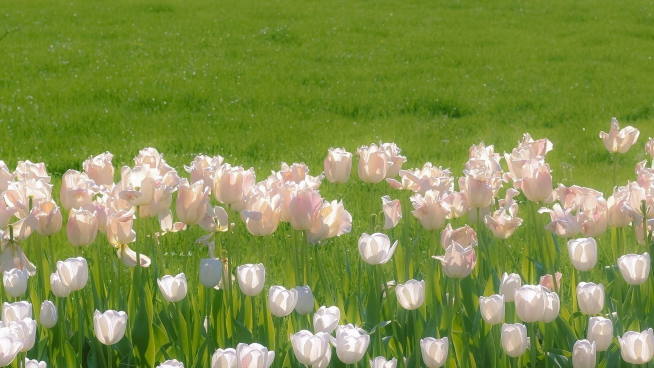
#> input picture HW/September/9월 2일/image.jpg, 1308 x 736 px (shown at 1/2 size)
$ jupyter execute prac_2.ipynb
#> lines starting #> are read from the running program, lines starting #| are printed output that depends on the picture; after the words box and inside, x2 and y2 are one past the last pixel; in counts of white or black regions, pixels touching at a corner belong together
## 인공지능과 머신러닝 수학적 기초

[cell 1]
import numpy as np
from sklearn.linear_model import LinearRegression
from sklearn.model_selection import train_test_split
from sklearn.metrics import mean_squared_error, r2_score

def house_price_prediction():
    np.random.seed(42)

    house_sizes = np.random.normal(100,30,1000)
    print(house_sizes)
    house_prices = house_sizes * 50 + np.random.normal(0,500,1000) + 2000
    print(house_prices)

    x = house_sizes.reshape(-1,1)

    y = house_prices

    x_train, x_test, y_train, y_test = train_test_split(
        x,y, test_size = 0.2, random_state = 42
    )

    model = LinearRegression()

    model.fit(x_train, y_train)

    y_pred = model.predict(x_test)

    mse = mean_squared_error(y_test, y_pred)

    r2 = r2_score(y_test, y_pred)

    print(f"평균 제곱 오차:{mse:.2f}")
    print(f"결정 계수: {r2:.2f}")
    print(f"모델 계수: {model.coef_[0]:.2f}")
    print(f"모델 절편: {model.intercept_:.2f}")

    new_house_sizes = [80,120,150]
    for size in new_house_sizes:
        predicted_price = model.predict([[size]])[0]

        print(f"{size}평 집의 예상 가격 : {predicted_price: .2f}만원")

    return model, x_test, y_test, y_pred

[cell 2]
model, x_test, y_test, y_pred = house_price_prediction()

## 컴퓨터비전 데이터 처리

### 이미지 데이터 처리

[cell 3]
# 이미지 데이터 기초

import numpy as np
import matplotlib.pyplot as plt

simple_img = np.array([
    [[255,0,0],[0,255,0],[0,0,255],
     [255,255,0],[255,0,255],[0,255,255],
     [0,0,0],[128,128,128],[255,255,255]
     ]
])

plt.figure(figsize = (8,4))
plt.imshow(simple_img)
plt.title("3x3 pixel image")
plt.axis('off')

plt.show()
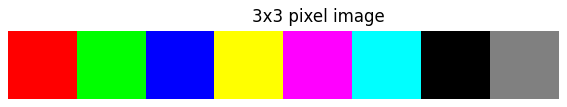
#> figure drawn by matplotlib, 1 panel

[cell 4]
import cv2

sample_img = cv2.imread('image.jpg')
#> sample_img is the input picture: shape (736, 1308, 3); mean B, G, R 74.7, 144.9, 129.9
plt.imshow(sample_img)
plt.show()

[cell 5]
# 채널 분리
blue_channel = sample_img[:,:,0] # blue색상 채널
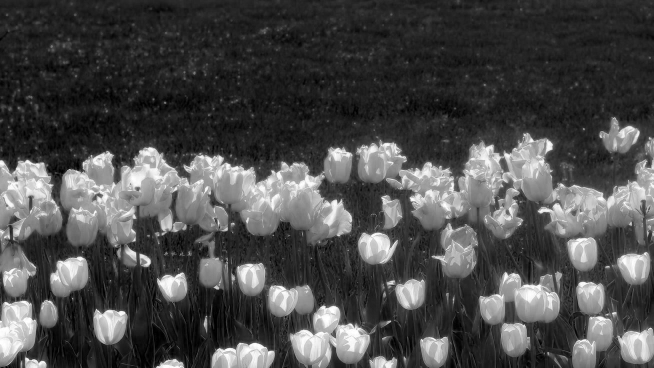
#> blue_channel: shape (736, 1308) (shown at 1/2 size); min 0, max 255, mean 74.7
# 첫번째 차원은 행, 두번째 차원은 열, 세번째 차원은 채널
green_channel = sample_img[:,:,1]
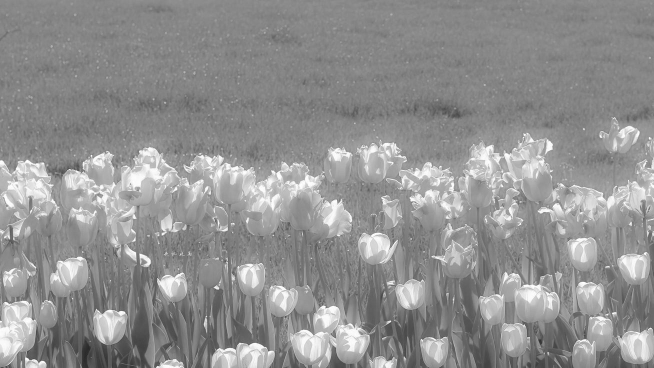
#> green_channel: shape (736, 1308) (shown at 1/2 size); min 39, max 255, mean 144.9
red_channel = sample_img[:,:,2]
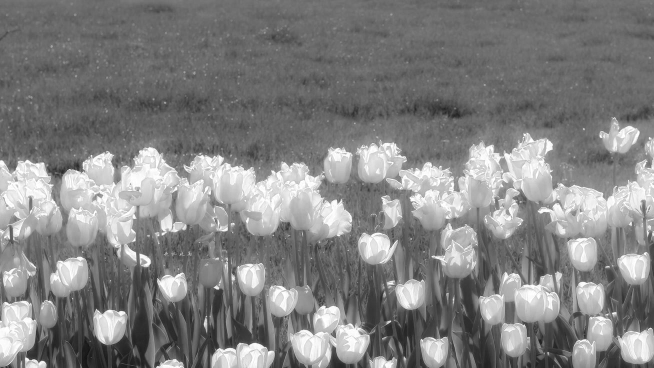
#> red_channel: shape (736, 1308) (shown at 1/2 size); min 15, max 255, mean 129.9

[cell 6]
# 각 채널별 시각화
plt.figure(figsize =(15,3))

plt.subplot(1,4,1)
plt.imshow(cv2.cvtColor(sample_img, cv2.COLOR_BGR2RGB))
plt.title('original image')
plt.axis('off')

plt.subplot(1,4,2)
plt.imshow(red_channel, cmap = 'Reds')
plt.title('Red Channel')
plt.axis('off')

plt.subplot(1,4,3)
plt.imshow(green_channel, cmap = 'Greens')
plt.title('Green Channel')
plt.axis('off')

plt.subplot(1,4,4)
plt.imshow(blue_channel, cmap = 'Blues')
plt.title('Blue Channel')
plt.axis('off')

plt.tight_layout()
plt.show()
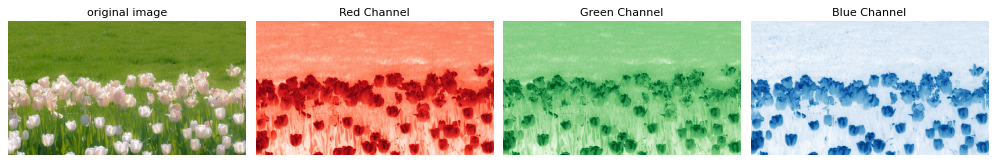
#> figure drawn by matplotlib, 4 panels

[cell 7]
# 해상도 예제
original_size = (400,400,3)
original_img = np.random.randint(0,256,original_size, dtype = np.uint8)

resolutions = [(400,400),(200,200),(100,100),(50,50)]

plt.figure(figsize = (16,4))
for i, (w, h) in enumerate(resolutions):
    resized_img = cv2.resize(original_img, (w,h))
    plt.subplot(1,4, i+1)
    plt.imshow(cv2.cvtColor(resized_img, cv2.COLOR_BGR2RGB))
    plt.title(f'{w}x{h}\n({w*h:,}pixel)')
    plt.axis('off')

    file_size = resized_img.nbytes
    print(f'{w}x{h}:{file_size:,} bytes ({file_size/1024:.1f}KB)')

plt.tight_layout()
plt.show()
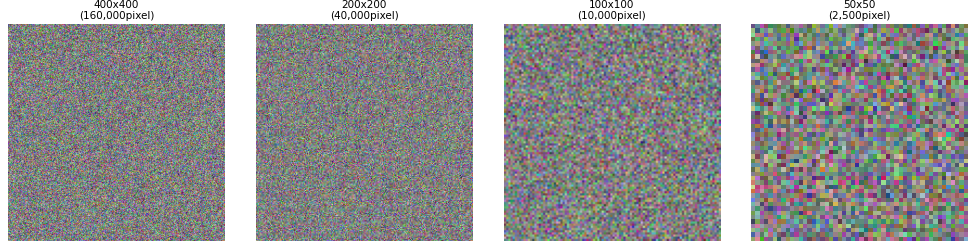
#> figure drawn by matplotlib, 4 panels

[cell 8]
# 해상도와 품질의 관계 분석
def anal_resolution_q(img, target_size):
    resized = cv2.resize(img, target_size)
    restored = cv2.resize(resized, (img.shape[1], img.shape[0]))

    mse = np.mean((img.astype(float) - restored.astype(float)) ** 2)

    return resized, restored, mse

test_img = np.random.randint(0,256,(200,200,3), dtype = np.uint8)
sizes = [(100,100),(50,50),(25,25)]

# 품질 손실 분석
for size in sizes:
    _, restored, mse = anal_resolution_q(test_img, size)
    print(f"Resolution {size}: MSE = {mse:.2f}")

### OpenCV

[cell 9]
import cv2
import numpy as np
import matplotlib.pyplot as plt

print(f"OpenCV 버전 : {cv2.__version__}")

def create_sample_img():
    h,w = 300,400
    img = np.zeros((h,w,3), dtype = np.uint8)

    cv2.rectangle(img, (50,50),(150,150),(255,255,255),-1)
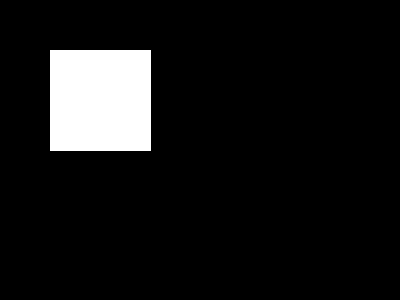
#> img: shape (300, 400, 3); 8.5% white; 1 white region, box (x1, y1, x2, y2) and area: (50, 50, 151, 151) 10201
    cv2.circle(img,(300,200), 50, (0,255,255),-1)
    cv2.line(img,(200,100),(350,250),(255,0,255),3)
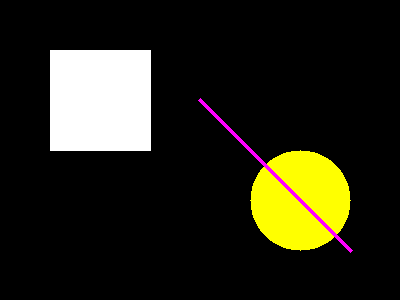
#> img: shape (300, 400, 3); mean of channels 0, 1, 2 23.3, 37.6, 39.2; drawn as B, G, R

    return img

sample = create_sample_img()
plt.figure(figsize = (8,6))
plt.imshow(cv2.cvtColor(sample, cv2.COLOR_BGR2RGB))
plt.title("Sample image by using OpenCV")
plt.axis('off')
plt.show()

[cell 10]
# 이미지 사이즈 조정
def resize_methods():

    original = create_sample_img()
    print(f"Original size: {original.shape}")

    interpolations = {
        "NEAREST": cv2.INTER_NEAREST,
        "LINEAR": cv2.INTER_LINEAR,
        "CUBIC": cv2.INTER_CUBIC,
        "LANCZOS": cv.INTER_LANCZOS4
    }

    target_size = (200, 150)

    plt.subplot(2,3,1)
    plt.imshow(cv2.cvtColor(original, cv2.COLOR_BGR2RGB))
    plt.title(f"Original\n {original.shape[1]}x{original.shape[0]}")
    plt.axis('off')

    for i, (name, method) in enumerate(interpolations.items()):
        resized = cv2.resize(original, target_size, interpolation = method)

        plt.subplot(2,3,i+2)
        plt.imshow(cv2.cvtColor(resized, cv2.COLOR_BGR2RGB))
        plt.title(f"{name}\n{target_size[0]}x{target_size[1]}")
        plt.axis('off')

    plt.tight_layout()
    plt.show()

    return resized

def resize_keep_ratio(image, max_size = 300):
#> called with max_size = 200
    h,w = image.shape[:2]
#> h = 300; w = 400

    if max(h,w) > max_size:
        if h > w:
            new_h = max_size
            new_w = int(w * max_size / h)

        else:
            new_h = max_size
            new_w = int(w * max_size / h)
#> new_w = 266

    else:
        new_h, new_w = h,w

    resized = cv2.resize(image, (new_w, new_h))
    return resized

    # 실습
original = create_sample_img()

resized_ratio = resize_keep_ratio(original, 200)

plt.figure(figsize=(12, 6))
plt.subplot(1, 2, 1)
plt.imshow(cv2.cvtColor(original, cv2.COLOR_BGR2RGB))
plt.title(f'Original: {original.shape[1]}x{original.shape[0]}')
plt.axis('off')

plt.subplot(1, 2, 2)
plt.imshow(cv2.cvtColor(resized_ratio, cv2.COLOR_BGR2RGB))
plt.title(f'Resize: {resized_ratio.shape[1]}x{resized_ratio.shape[0]}')
plt.axis('off')
plt.show()
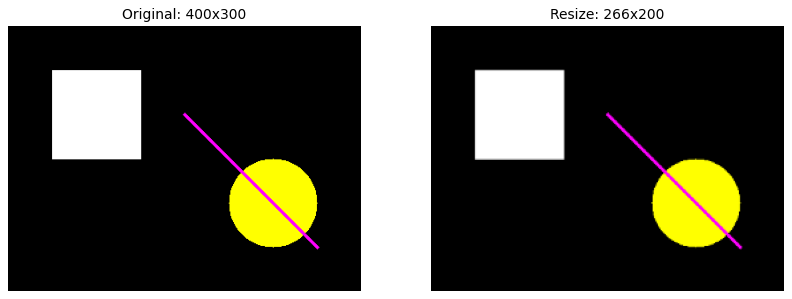
#> figure drawn by matplotlib, 2 panels
